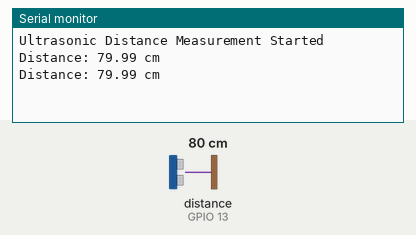
Bench run of a sketch on a simulated ESP32. Shown: the last lines printed to the serial monitor. Wiring (inferred from the names in the program): ultrasonic range finder: trigger GPIO 12; echo GPIO 13. Inputs (shaded band) come from the test bench; at power-on: distance to the obstacle (sensor on GPIO 13) 80 cm. The echo pulse lasts 58.3 µs per cm.

Above: at 1.8 s.
1.9 s: distance to the obstacle (sensor on GPIO 13) set to 2 cm
At 2.8 s:
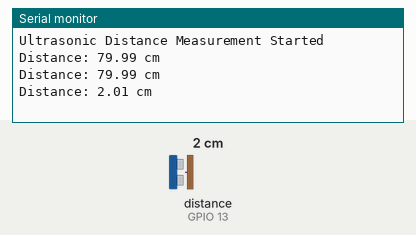
3.4 s: distance to the obstacle (sensor on GPIO 13) set to 4 cm
At 4.3 s:
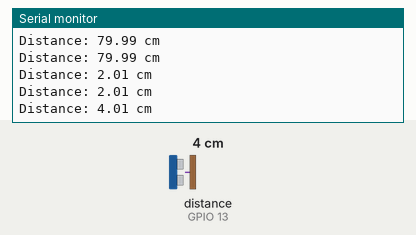
Timing chart, 0 to 6.4 s (numbered marks = the images above; inputs shaded):
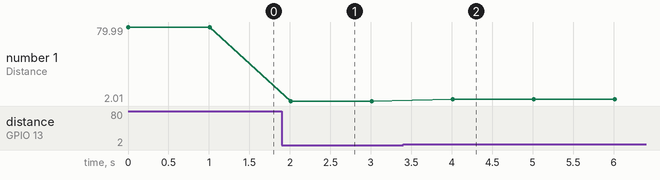

Measured:
- after the input at 1.9 s, the serial monitor: prints a new line after 0.11 s (image 1)
- after the input at 3.4 s, the serial monitor: prints a new line after 0.61 s (image 2)
- plotted number 1: 79.99 → 2.01 after the input at 1.9 s, 2.01 → 4.01 after the input at 3.4 s

The sketch:

ESP32.ino
```cpp
#define TRIG_PIN  12
#define ECHO_PIN  13
#define BAUD_RATE 115200


void setup() {

  Serial.begin(BAUD_RATE);


  pinMode(TRIG_PIN, OUTPUT);
  pinMode(ECHO_PIN, INPUT);

  Serial.println("Ultrasonic Distance Measurement Started");
}

void loop() {
  long duration;
  float distance_cm;

  digitalWrite(TRIG_PIN, LOW);
  delayMicroseconds(2);

  digitalWrite(TRIG_PIN, HIGH);
  delayMicroseconds(10);
  digitalWrite(TRIG_PIN, LOW);

  duration = pulseIn(ECHO_PIN, HIGH);

  distance_cm = (duration * 0.0343) / 2;

  Serial.print("Distance: ");
  Serial.print(distance_cm);
  Serial.println(" cm");

  delay(1000);
}
```
